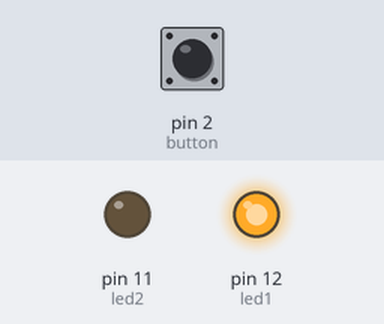
A sketch run on a simulated Arduino Uno, built with avr-gcc and run on an emulated ATmega328P. Parts: output pins drawn as LEDs (lit = HIGH). The inputs (shaded band) are chosen by the test bench; at power-on: pin 2 (button) HIGH.

Above: at 1.2 s.
1.3 s: pin 2 (button) pulled LOW for 3.2 s
At 5.4 s:
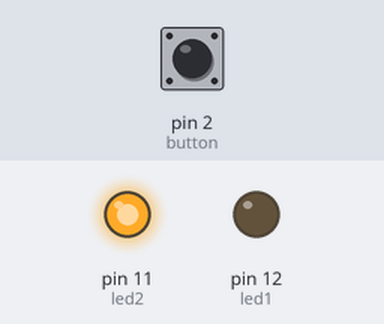
Timing chart, 0 to 10.8 s (numbered marks = the images above; inputs shaded):
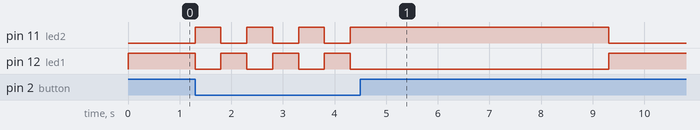

The sketch:

chessleds.ino
```cpp
int led1=12;
int led2=11;
int button=2;
int led1State;
int led2State;
unsigned long current, previous;
long interval;

void setup() {
  pinMode(led1, OUTPUT);
  pinMode(led2, OUTPUT);
  pinMode(button, INPUT_PULLUP);
  led1State=HIGH;
  led2State=LOW;
  digitalWrite(led1, led1State);
  previous=0;
  interval=5000;
}

void loop() {
 current=millis();
 if(current-previous > interval) {
  previous=current;
  if(led1State==LOW){
    led1State=HIGH;
    led2State=LOW;
  }
  else {
    led1State=LOW;
    led2State=HIGH;
  }
  digitalWrite(led1, led1State);
  digitalWrite(led2, led2State);
 }
 if((digitalRead(button)==LOW) && current-previous > 500) {
  previous=current;
  if(led1State==LOW){
    led1State=HIGH;
    led2State=LOW;
  }
  else {
    led1State=LOW;
    led2State=HIGH;
  }
  digitalWrite(led1, led1State);
  digitalWrite(led2, led2State);
 }

}
```
